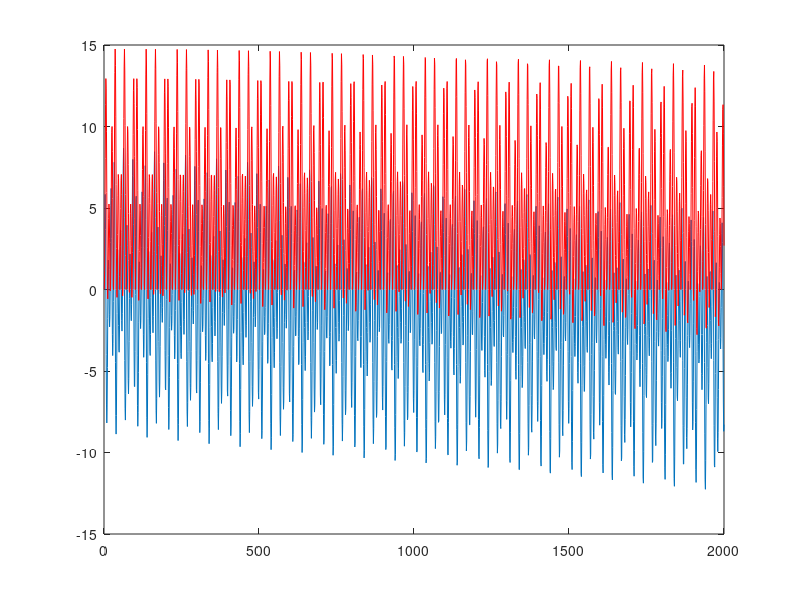
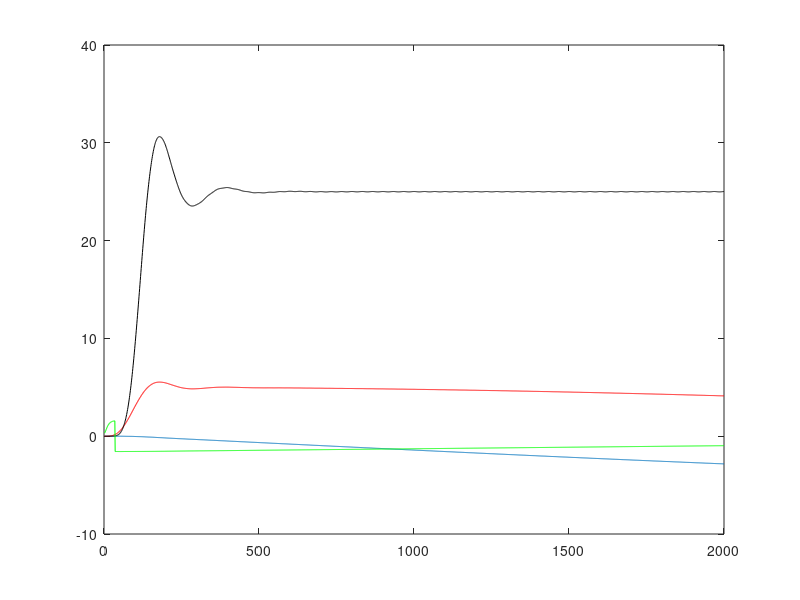

Write the MATLAB code that produced these figures, in order.
clear all; close all;

N = 2000;
Ts = 1e-3;

n = 0:(N-1);

x = 5*sin(2*pi*20*Ts*n) + 10*sin(2*pi*49.95*n*Ts);

r1 = cos(2*pi*50*n*Ts);
r2 = sin(2*pi*50*n*Ts);

xr1 = x .* r1;
xr2 = x .* r2;

figure; plot(xr1);hold on; plot(xr2, 'r');

[b, a] = butter(4, 5*(Ts*2)); % order at 5 Hz

xr1f = filter(b, a, xr1);
xr2f = filter(b, a, xr2);

figure; plot(xr1f);hold on; plot(xr2f, 'r');plot(xr2f.^2 + xr1f.^2, 'k');plot(atan(xr2f./xr1f), 'g');
taninv = atan(xr2f./xr1f);
taninv = taninv(800:end);

